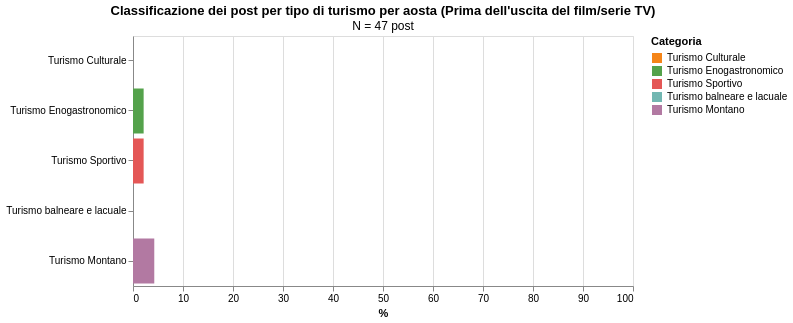

Vega-Lite specification stored for this chart:
### Vega-Lite specification from a JSON file in a GitHub repository (floating-point values rounded to 4 significant figures)
{"config": {"view": {"continuousWidth": 300, "continuousHeight": 300}}, "data": {"name": "data-5807b785d9e41be8d390ec5556b775b8"}, "mark": {"type": "bar"}, "encoding": {"color": {"field": "Categoria", "scale": {"domain": ["Turismo Culturale", "Turismo Enogastronomico", "Turismo Sportivo", "Turismo balneare e lacuale", "Turismo Montano"], "range": ["#F58518", "#54A24B", "#E45756", "#72B7B2", "#B279A2"]}, "title": "Categoria", "type": "nominal"}, "tooltip": [{"field": "Location", "type": "nominal"}, {"field": "Categoria", "type": "nominal"}, {"field": "Percentuale", "format": ".1f", "type": "quantitative"}, {"field": "N_categoria", "title": "N", "type": "quantitative"}], "x": {"field": "Percentuale", "scale": {"domain": [0, 100]}, "title": "%", "type": "quantitative"}, "y": {"field": "Categoria", "sort": ["Turismo Culturale", "Turismo Enogastronomico", "Turismo Sportivo", "Turismo balneare e lacuale", "Turismo Montano"], "title": null, "type": "nominal"}}, "height": 250, "title": {"text": "Classificazione dei post per tipo di turismo per aosta (Prima dell'uscita del film/serie TV)", "subtitle": "N = 47 post"}, "width": 500, "$schema": "https://vega.github.io/schema/vega-lite/v5.20.1.json", "datasets": {"data-5807b785d9e41be8d390ec5556b775b8": [{"Location": "aosta", "Categoria": "Turismo Culturale", "Percentuale": 0.0, "Tipo": "Post", "N_totale": 47, "N_categoria": 0}, {"Location": "aosta", "Categoria": "Turismo Enogastronomico", "Percentuale": 2.128, "Tipo": "Post", "N_totale": 47, "N_categoria": 1}, {"Location": "aosta", "Categoria": "Turismo Sportivo", "Percentuale": 2.128, "Tipo": "Post", "N_totale": 47, "N_categoria": 1}, {"Location": "aosta", "Categoria": "Turismo balneare e lacuale", "Percentuale": 0.0, "Tipo": "Post", "N_totale": 47, "N_categoria": 0}, {"Location": "aosta", "Categoria": "Turismo Montano", "Percentuale": 4.255, "Tipo": "Post", "N_totale": 47, "N_categoria": 2}]}}
